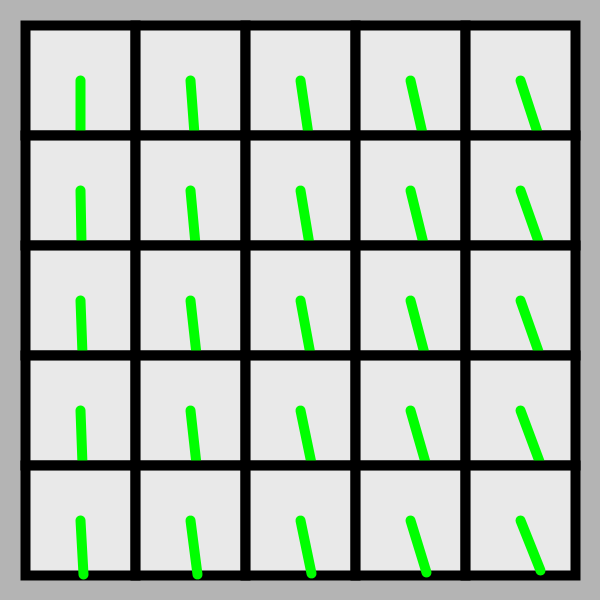
Frame 1 (no input)
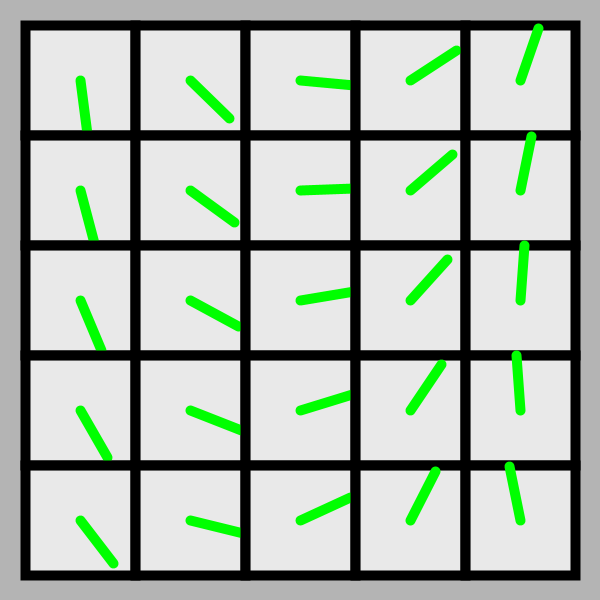
Frame 60 (the mouse pressed at the canvas centre just before this capture)
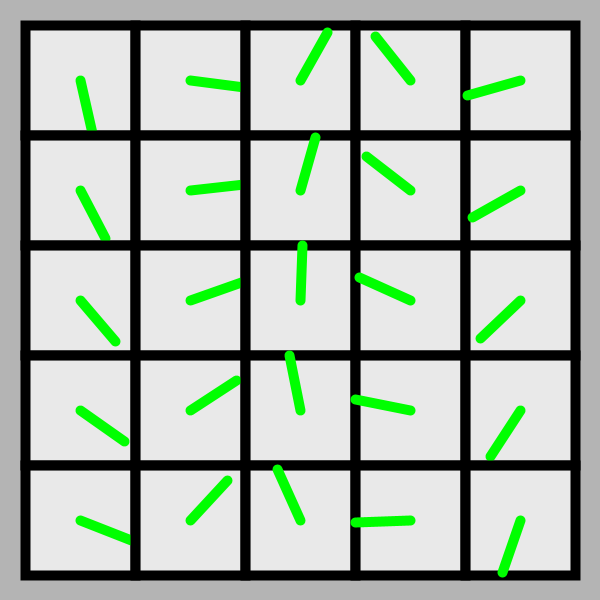
Frame 120 (the mouse held since frame 60 and released just before this capture)

The Processing sketch that drew these frames (run headless with seeded random() and noise(); from frame 60 on, the mouse is pressed at the canvas centre):

// Processing sketch: processing_150972
// ── processing_150972.pde

/*
 * Creative Coding
 * Week 2, 04 - The Clocks
 * by Indae Hwang and Jon McCormack
 * Copyright (c) 2014 Monash University
 *
 * This program draws a grid of circular "clocks", whose hands move according to the elasped time.
 * The higher the clock number the faster it moves, the first clock takes 1 min to go all the way around.
 * The function "movingCircle" is used to draw each clock. It is passed the position, size and hand angle
 * as arguments.
 * 
 */

void setup() {
  size(600, 600);
  background(180);
  rectMode(CENTER);
  noStroke();
}


void draw() {
  background(180);
  noStroke();

  int num = 5;
  int margin = 80;

  float gutter = 0; //distance between each cell
  float cellsize = ( width - (2 * margin) - gutter * (num - 1) ) / (num - 1);

  int circleNumber = 0; // counter

  for (int i=0; i<num; i++) {
    for (int j=0; j<num; j++) {
      ++circleNumber;

      float tx = margin + cellsize * i + gutter * i;
      float ty = margin + cellsize * j + gutter * j;

      movingCircle(tx, ty, cellsize, circleNumber * TWO_PI * millis() / 60000.0);
    }
  }
}//end of draw 


void movingCircle(float x, float y, float size, float angle) {

  // calculate endpoint of the line
  float tempX = x + (size / 2) * sin(angle);
  float tempY = y + (size / 2) * cos(angle);

  stroke(0);
  strokeWeight(10);
  fill(255, 180);
  rect(x, y, size, size); // circle

  stroke(0, 255, 0);
  line(x, y, tempX, tempY); // red line
}
